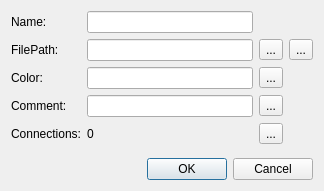
<?xml version="1.0" encoding="UTF-8"?>
<ui version="4.0">
 <class>editNodeDialog</class>
 <widget class="QDialog" name="editNodeDialog">
  <property name="geometry">
   <rect>
    <x>0</x>
    <y>0</y>
    <width>324</width>
    <height>191</height>
   </rect>
  </property>
  <property name="windowTitle">
   <string>Dialog</string>
  </property>
  <layout class="QHBoxLayout" name="horizontalLayout_2">
   <item>
    <layout class="QVBoxLayout" name="verticalLayout">
     <item>
      <layout class="QGridLayout" name="gridLayout">
       <item row="4" column="2">
        <widget class="QToolButton" name="consToolButton">
         <property name="text">
          <string>...</string>
         </property>
        </widget>
       </item>
       <item row="4" column="1">
        <widget class="QLabel" name="consLabel">
         <property name="text">
          <string>0</string>
         </property>
        </widget>
       </item>
       <item row="0" column="0">
        <widget class="QLabel" name="nameLabel">
         <property name="text">
          <string>Name:</string>
         </property>
        </widget>
       </item>
       <item row="2" column="0">
        <widget class="QLabel" name="colorLabel">
         <property name="text">
          <string>Color:</string>
         </property>
         <property name="textInteractionFlags">
          <set>Qt::TextEditable</set>
         </property>
        </widget>
       </item>
       <item row="0" column="1">
        <widget class="QLineEdit" name="nameEdit"/>
       </item>
       <item row="3" column="0">
        <widget class="QLabel" name="commentLabel">
         <property name="text">
          <string>Comment:</string>
         </property>
        </widget>
       </item>
       <item row="1" column="0">
        <widget class="QLabel" name="pathLabel">
         <property name="text">
          <string>FilePath:</string>
         </property>
        </widget>
       </item>
       <item row="1" column="1">
        <widget class="QLineEdit" name="pathEdit"/>
       </item>
       <item row="2" column="2">
        <widget class="QToolButton" name="colorToolButton">
         <property name="text">
          <string>...</string>
         </property>
        </widget>
       </item>
       <item row="2" column="1">
        <widget class="QLineEdit" name="colorEdit"/>
       </item>
       <item row="1" column="2">
        <widget class="QToolButton" name="pathToolButton">
         <property name="text">
          <string>...</string>
         </property>
         <property name="icon">
          <iconset resource="icons.qrc">
           <normaloff>:/icons/icons/Places-folder-documents-icon.png</normaloff>:/icons/icons/Places-folder-documents-icon.png</iconset>
         </property>
        </widget>
       </item>
       <item row="3" column="2">
        <widget class="QToolButton" name="commentToolButton">
         <property name="text">
          <string>...</string>
         </property>
        </widget>
       </item>
       <item row="3" column="1">
        <widget class="QLineEdit" name="commentEdit">
         <property name="readOnly">
          <bool>true</bool>
         </property>
        </widget>
       </item>
       <item row="4" column="0">
        <widget class="QLabel" name="connectionsLabel">
         <property name="text">
          <string>Connections:</string>
         </property>
        </widget>
       </item>
       <item row="1" column="3">
        <widget class="QToolButton" name="pathDirToolButton">
         <property name="text">
          <string>...</string>
         </property>
         <property name="icon">
          <iconset resource="icons.qrc">
           <normaloff>:/icons/icons/Folder-icon.png</normaloff>:/icons/icons/Folder-icon.png</iconset>
         </property>
        </widget>
       </item>
      </layout>
     </item>
     <item>
      <spacer name="verticalSpacer">
       <property name="orientation">
        <enum>Qt::Vertical</enum>
       </property>
       <property name="sizeHint" stdset="0">
        <size>
         <width>20</width>
         <height>40</height>
        </size>
       </property>
      </spacer>
     </item>
     <item>
      <layout class="QHBoxLayout" name="horizontalLayout">
       <item>
        <spacer name="horizontalSpacer">
         <property name="orientation">
          <enum>Qt::Horizontal</enum>
         </property>
         <property name="sizeHint" stdset="0">
          <size>
           <width>40</width>
           <height>20</height>
          </size>
         </property>
        </spacer>
       </item>
       <item>
        <widget class="QPushButton" name="OkButton">
         <property name="text">
          <string>OK</string>
         </property>
        </widget>
       </item>
       <item>
        <widget class="QPushButton" name="cancelButton">
         <property name="text">
          <string>Cancel</string>
         </property>
        </widget>
       </item>
      </layout>
     </item>
    </layout>
   </item>
  </layout>
 </widget>
 <resources>
  <include location="icons.qrc"/>
 </resources>
 <connections/>
</ui>
